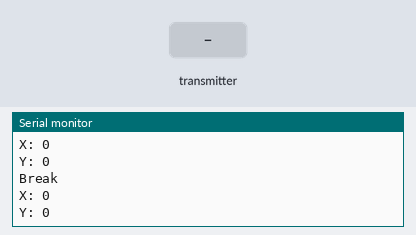
A sketch run on a simulated Arduino Uno, built with avr-gcc and run on an emulated ATmega328P. On the bench: the last lines printed to the serial monitor. Inputs (shaded band) come from the test bench. No radio packets arrive unless stated.

Above: at 1.8 s.
1.9 s: the transmitter starts sending joyX = 256
3.4 s: the transmitter starts sending joyY = 256
At 4.7 s:
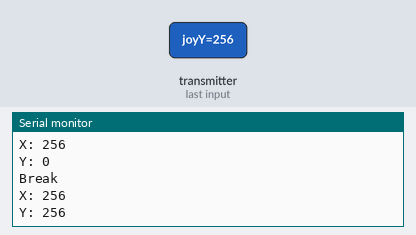
4.9 s: the transmitter starts sending joyX = 512
6.4 s: the transmitter starts sending joyY = 512
At 7.8 s:
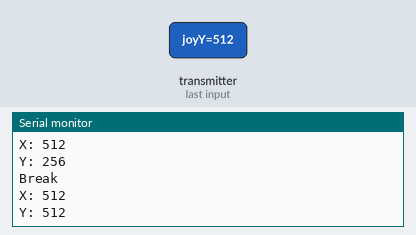
Timing chart, 0 to 8.9 s (numbered marks = the images above; inputs shaded):
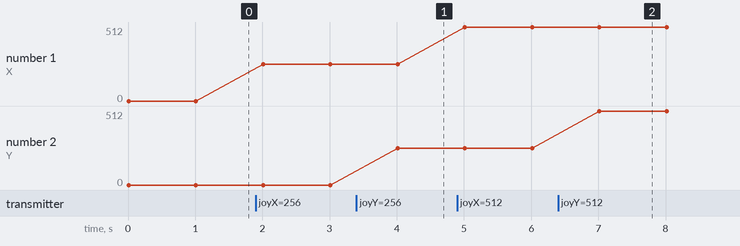

Measured:
- after the input at 3.4 s, the serial monitor: prints a new line after 0.61 s (image 1)
- after the input at 6.4 s, the serial monitor: prints a new line after 0.62 s (image 2)
- plotted number 1: 0 → 256 after the input at 1.9 s, 256 → 512 after the input at 4.9 s

The sketch:

Receiver.ino
```cpp
#include <SPI.h>
#include <nRF24L01.h>
#include <RF24.h>

RF24 radio(7, 8); // CE, CSN

const byte address[6] = "00001";

// Max size of this struct is 32 bytes - NRF24L01 buffer limit
struct Data_Package {
  int joyX = 0;
  int joyY = 0;
};

Data_Package data; //Create a variable with the above structure

void setup() {
  Serial.begin(115200);
  radio.begin();
  radio.openReadingPipe(0, address);
  radio.startListening();
}

void loop() {
  // Check whether there is data to be received
  if (radio.available()) {
    radio.read(&data, sizeof(Data_Package)); // Read the whole data and store it into the 'data' structure
  }
  Serial.println("Break");
  Serial.print("X: ");
  Serial.println(data.joyX);
  Serial.print("Y: ");
  Serial.println(data.joyY);

  delay(1000);
}
```
